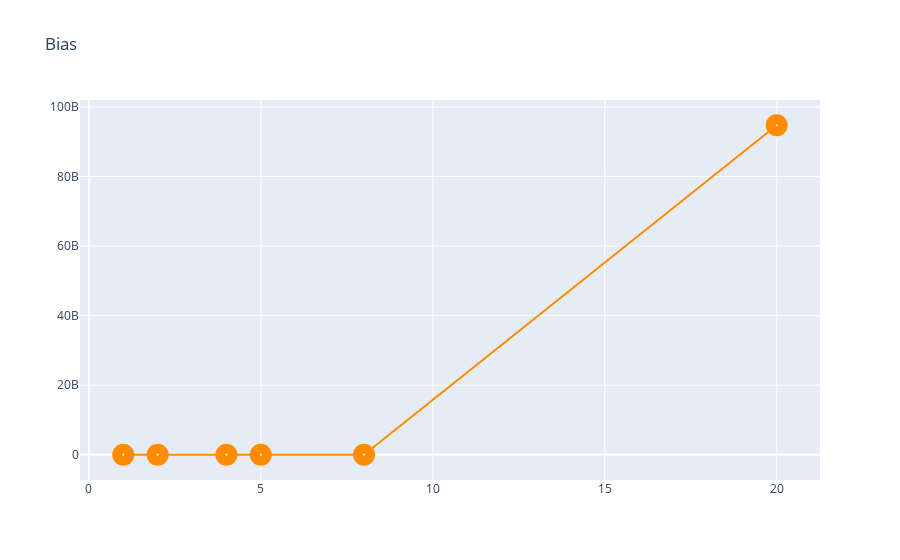

Here is the notebook cell this chart was saved with:
### Markdown cell above
## 16.2. Potting Bias

### Code cell
plt.figure(figsize=(10,10))
Bias = go.Scatter(x=metrics_df.degree,
                    y=metrics_df.bias,
                    name = "Bias",
                    line = dict(color = 'darkorange'),
                    opacity = 1,
                    marker=dict(
                        color='white',
                        size=10,
                        line=dict(
                            width=12
                        )))

layout2 = dict(title='Bias',)

fig = dict(data=[Bias], layout=layout2)

iplot(fig)

### Figure 1 — Plotly figure (JSON) as saved in the notebook; plotly's stock layout.template omitted (floating-point values rounded to 4 significant figures)
{"data": [{"line": {"color": "darkorange"}, "marker": {"color": "white", "line": {"width": 12}, "size": 10}, "name": "Bias", "opacity": 1, "type": "scatter", "x": [1.0, 2.0, 4.0, 5.0, 8.0, 20.0], "y": [5019.0, 5685.0, 6755.0, 8811.0, 7734.0, 94730000000.0]}], "layout": {"title": {"text": "Bias"}}}
